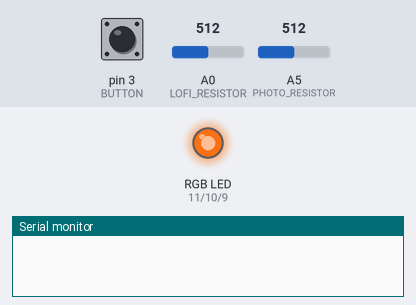
Recording of a sketch running on a simulated Arduino Uno, built with avr-gcc and run on an emulated ATmega328P. On the bench: an RGB LED mixed from three pins (HIGH = lit), the last lines printed to the serial monitor. The inputs (shaded band) are chosen by the test bench; at power-on: pin 3 (BUTTON) HIGH, A0 (LOFI_RESISTOR) = 512, A5 (PHOTO_RESISTOR) = 512. Dim RGB values are drawn brighter than linear.

Above: at 1.35 s.
1.4 s: pin 3 (BUTTON) pulled LOW for 0.15 s
At 2.7 s:
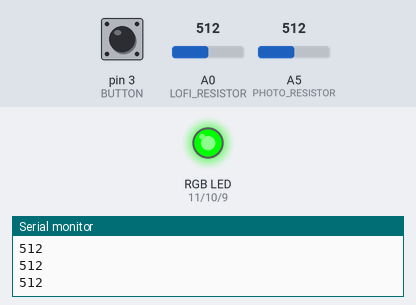
3.1 s: A0 (LOFI_RESISTOR) set to 716
At 4.1 s:
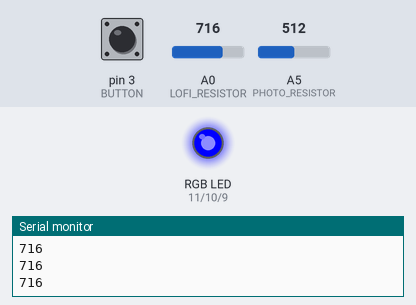
4.6 s: A0 (LOFI_RESISTOR) set to 900
At 5.4 s:
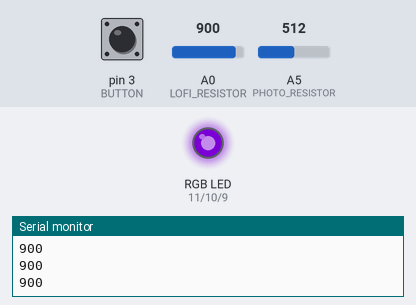
6.1 s: A0 (LOFI_RESISTOR) set to 1023
At 6.8 s:
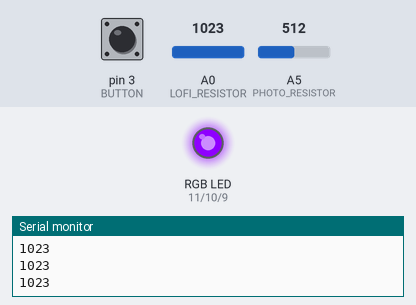
7.6 s: A0 (LOFI_RESISTOR) set to 511
At 8.1 s:
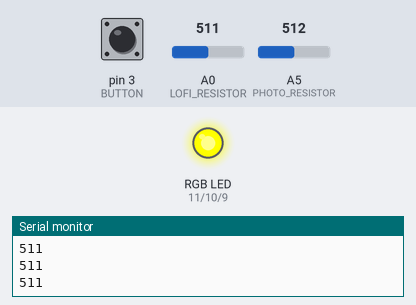
9.1 s: pin 3 (BUTTON) pulled LOW for 1 s
At 10.4 s:
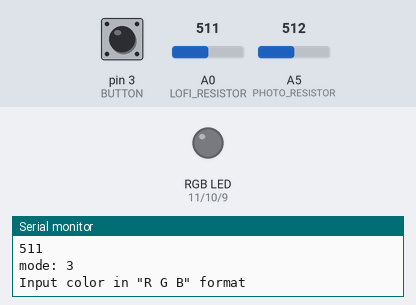
Timing chart, 0 to 12.1 s (numbered marks = the images above; inputs shaded):
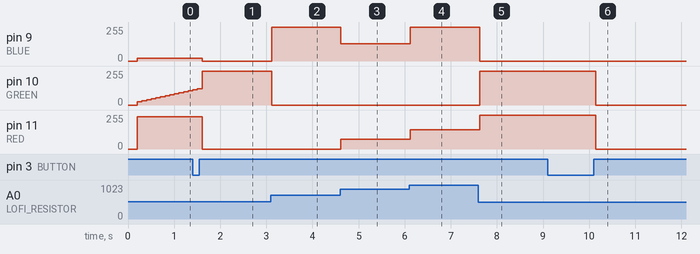

Measured:
- after the input at 1.4 s, pin 9 (BLUE): 19/255 → 0/255 after 0.21 s; pin 11 (RED): 243/255 → 0/255 after 0.21 s
- after the input at 3.1 s, pin 9 (BLUE): 0/255 → 255/255 at once; pin 10 (GREEN): 255/255 → 0/255 at once
- after the input at 4.6 s, pin 9 (BLUE): 255/255 → 130/255 at once; pin 11 (RED): 0/255 → 75/255 at once
- after the input at 6.1 s, pin 9 (BLUE): 130/255 → 255/255 at once; pin 11 (RED): 75/255 → 143/255 at once
- after the input at 7.6 s, pin 9 (BLUE): 255/255 → 0/255 at once; pin 10 (GREEN): 0/255 → 255/255 at once; pin 11 (RED): 143/255 → 255/255 at once
- after the input at 9.1 s, pin 10 (GREEN), pin 11 (RED): 255/255 → 0/255 after 1.0 s

The sketch:

buttons.ino
```cpp
#include <math.h>

#define BUTTON 3

#define RED 11
#define GREEN 10
#define BLUE 9

#define LOFI_RESISTOR A0

#define PHOTO_RESISTOR A5


unsigned char mode = 0;
unsigned char color[3] = {200, 200, 0};

bool buttonPressed = false;

//Crossfade (mode 1)
float hue = 0.0; // Hue value (0 - 360)
float crossfade_vel = 2.0;

//Lemon Selector (mode 2)
const int colorMap[][3] = {
    {255, 0, 0},       // Red
    {255, 127, 0},     // Orange
    {255, 255, 0},     // Yellow
    {0, 255, 0},       // Green
    {0, 0, 255},       // Blue
    {75, 0, 130},      // Indigo
    {143, 0, 255}      // Violet
};

//Input (mode 3)
unsigned char inputIntegers[3]; // Array to hold the input integers
unsigned char index = 0; // Index to keep track of the current position in the inputIntegers array


void setup() {
  Serial.begin(9600);
  pinMode(BUTTON, INPUT_PULLUP);
  pinMode(RED, OUTPUT);
  pinMode(BLUE, OUTPUT);
  pinMode(GREEN, OUTPUT);

  delay(100);
  crossfadeSetup();
}

void loop() {
  delay((mode == 2) ? 1 : 100);

  //Check and handle button state
  if (!buttonPressed && isButtonPressed(BUTTON)){
    buttonPressed = true;
  }
  else if (buttonPressed && !isButtonPressed(BUTTON)){
    changeMode();
    buttonPressed = false;
  }

  //Mode desision tree
  switch (mode){
    case 0: crossfade(); break; //crossfade with light level
    case 1: lofi(); break; //Lo-fi analog input
    case 2: creative(); break; //Creative feature selecting color using Serial output from your computer
    default: return; break;
  }
}

void crossfade() {
  hue += crossfade_vel;
  float darkness = (analogRead(PHOTO_RESISTOR)) / 1000.0;
  setHSL(hue, 0.9, darkness);
}

void crossfadeSetup() {
 hue = 0.0;
}

void lofi() {
  int lofiValue = analogRead(LOFI_RESISTOR);
  Serial.println(lofiValue);
  // Determine the index of the color in the rainbow based on analogValue
  unsigned char colorValue = map(lofiValue, 0, 1023, 0, 6);

  // Retrieve RGB values from the colorMap array
  unsigned char r = colorMap[colorValue][0];
  unsigned char g = colorMap[colorValue][1];
  unsigned char b = colorMap[colorValue][2];

  setRGB(r, g, b);
}

void lofiSetup() {

}

void creative() {
  if (Serial.available() > 0) { // Check if data is available to read
    char incomingChar = Serial.read(); // Read the incoming byte

    // If the incoming character is a digit
    if (isdigit(incomingChar)) {
      inputIntegers[index] = inputIntegers[index] * 10 + (incomingChar - '0'); // Convert character to integer and store in the current index of the array
    }
    // If the incoming character is a whitespace or a newline
    else if (incomingChar == ' ' || incomingChar == '\n' || incomingChar == ',') {
      char* rgb[] = {"Red: ", "Green: ", "Blue: "};
      Serial.print(rgb[index]);
      Serial.println(inputIntegers[index]);
      index++; // Move to the next index in the array

      // If we have read three integers, print them and reset the index and input array
      if (index == 3) {
        Serial.print("Setting color to: [");
        for (int i = 0; i < 3; i++) {
          Serial.print(inputIntegers[i]);
          if (i < 2) {
            Serial.print(", ");
          }
        }
        setRGB(inputIntegers[0], inputIntegers[1], inputIntegers[2]);//Set the light
        Serial.println("]");
        creativeSetup();
      }
    }
  }
}

void creativeSetup(){
    Serial.println("Input color in \"R G B\" format");
    index = 0; // Reset the index to start over
    memset(inputIntegers, 0, sizeof(inputIntegers)); // Reset the input array
}

void setRGB(unsigned char red, unsigned char green, unsigned char blue){
  color[0] = red;
  color[1] = green;
  color[2] = blue;
  analogWrite(RED,color[0]);
  analogWrite(GREEN,color[1]);
  analogWrite(BLUE,color[2]);
}

void changeMode() {
  mode = (mode + 1) % 3;
  Serial.print("mode: ");
  Serial.println(mode + 1);
  switch (mode){
    case 0: crossfadeSetup(); break;
    case 1: lofiSetup(); break;
    case 2: setRGB(0,0,0); creativeSetup(); break;
  }
}

bool isButtonPressed(int buttonPin) {
  return digitalRead(buttonPin) == LOW;
}

void setHSL(float h, float s, float l) {
  float c = (1 - fabs(2 * l - 1)) * s;
  float x = c * (1 - fabs(fmod(h / 60.0, 2) - 1));
  float m = l - c / 2;

  float r_temp, g_temp, b_temp;

  if (h >= 0 && h < 60) {
    r_temp = c;
    g_temp = x;
    b_temp = 0;
  } else if (h >= 60 && h < 120) {
    r_temp = x;
    g_temp = c;
    b_temp = 0;
  } else if (h >= 120 && h < 180) {
    r_temp = 0;
    g_temp = c;
    b_temp = x;
  } else if (h >= 180 && h < 240) {
    r_temp = 0;
    g_temp = x;
    b_temp = c;
  } else if (h >= 240 && h < 300) {
    r_temp = x;
    g_temp = 0;
    b_temp = c;
  } else {
    r_temp = c;
    g_temp = 0;
    b_temp = x;
  }

  // Scaling the values to the range [0, 255]
  unsigned char r = round((r_temp + m) * 255);
  unsigned char g = round((g_temp + m) * 255);
  unsigned char b = round((b_temp + m) * 255);
  // Serial.println("Color:");
  // Serial.println(r);
  // Serial.println(g);
  // Serial.println(b);

  setRGB(r,g,b);
}
```
